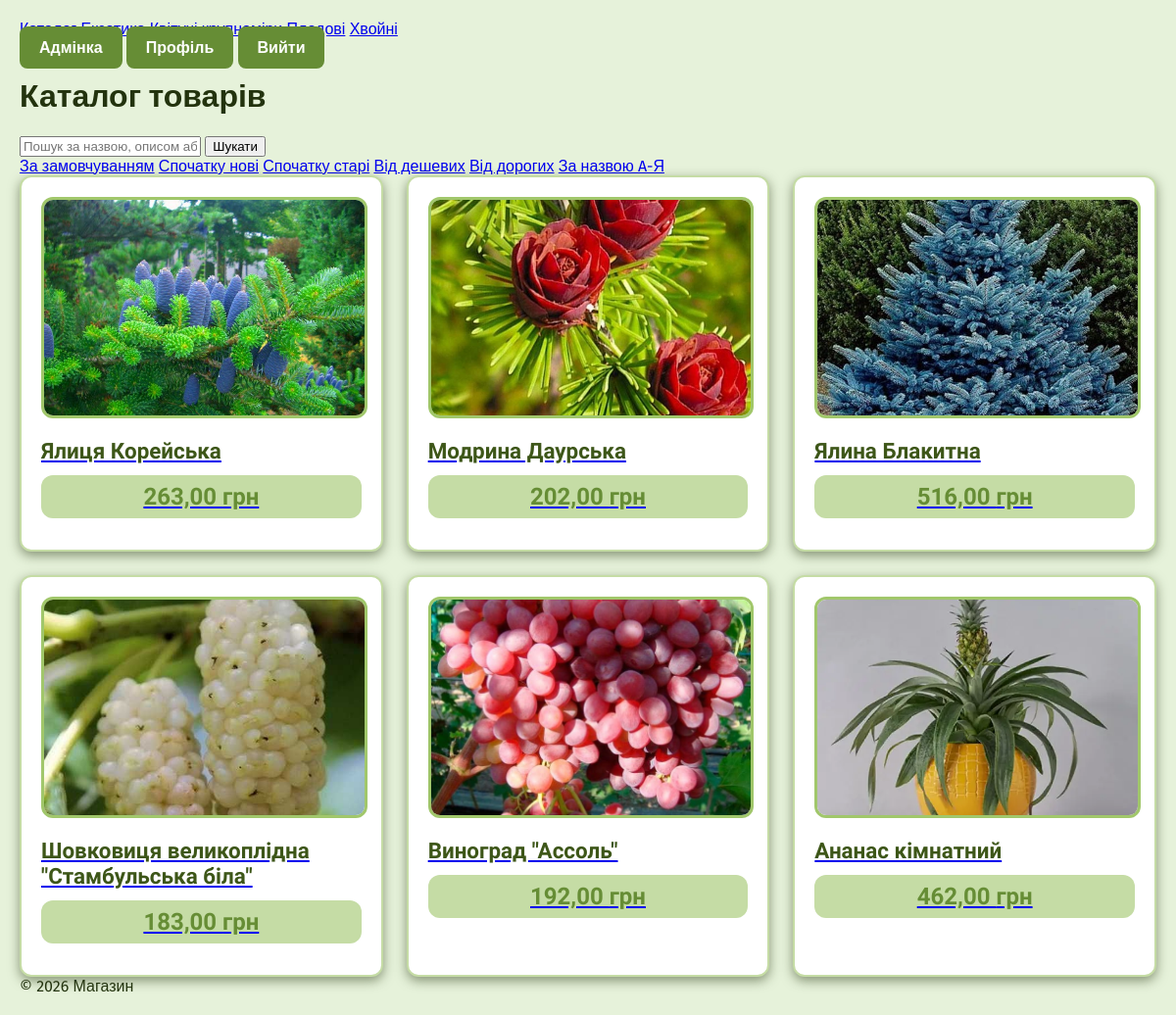
The app's page / (signed in) with its own data.
### main/models.py (models this page shows, shortened)
class Category(models.Model):
    name = models.CharField(max_length=100, db_index=True, verbose_name="Назва")
    slug = models.SlugField(max_length=100, unique=True, verbose_name="Slug")
    description = models.TextField(blank=True, verbose_name="Опис")
    image = models.ImageField(upload_to="categories/", blank=True, null=True, verbose_name="Зображення")
    is_active = models.BooleanField(default=True, verbose_name="Активна")
    class Meta:
        ordering = ['name']
        verbose_name = "Категорія"
        verbose_name_plural = "Категорії"
    def get_absolute_url(self):
        return reverse('main:product_list_by_category', kwargs={'category_slug': self.slug})

class Product(models.Model):
    category = models.ForeignKey(
        Category,
        on_delete=models.CASCADE,
        related_name='products',
        verbose_name="Категорія",
        null=True,
        blank=True
    )
    name = models.CharField(max_length=200, verbose_name="Назва")
    slug = models.SlugField(
        max_length=200,
        unique=True,
        verbose_name="Slug",
        null=True,
        blank=True
    )
    description = models.TextField(verbose_name="Опис")
    price = models.DecimalField(max_digits=10, decimal_places=2, verbose_name="Ціна")
    image = models.ImageField(upload_to="products/%Y/%m/%d", blank=True, null=True, verbose_name="Зображення")
    views = models.PositiveIntegerField(default=0, verbose_name="Перегляди")
    featured = models.BooleanField(default=False, verbose_name="Рекомендований")
    is_available = models.BooleanField(default=True, verbose_name="В наявності")
    created_at = models.DateTimeField(auto_now_add=True)
    updated_at = models.DateTimeField(auto_now=True)
    class Meta:
        ordering = ['-created_at']
        verbose_name = "Товар"
        verbose_name_plural = "Товари"
    def get_absolute_url(self):
        return reverse('main:product_detail', kwargs={'id': self.id, 'slug': self.slug})

### main/views.py (the view)
# urls.py: path('', views.product_list, name='product_list'),
def product_list(request, category_slug=None):
    category = None
    categories = Category.objects.all()
    products = Product.objects.filter(is_available=True)  # ← виправлено
    if category_slug:
        category = get_object_or_404(Category, slug=category_slug)
        products = products.filter(category=category)
    search_query = request.GET.get('q')
    if search_query:
        products = products.filter(
            Q(name__icontains=search_query) |
            Q(description__icontains=search_query) |
            Q(category__name__icontains=search_query)
        )
    current_sort = request.GET.get('sort', '-created_at')  # також виправлено на created_at, якщо у вас created_at
    valid_sorts = {
        'name': 'name',
        '-name': '-name',
        'price': 'price',
        '-price': '-price',
        'new': '-created_at',
        'old': 'created_at',
    }
    if current_sort in valid_sorts:
        products = products.order_by(valid_sorts[current_sort])
    else:
        current_sort = '-created_at'
        products = products.order_by('-created_at')
    paginator = Paginator(products, 6)
    page = request.GET.get('page')
    try:
        products_page = paginator.page(page)
    except PageNotAnInteger:
        products_page = paginator.page(1)
    except EmptyPage:
        products_page = paginator.page(paginator.num_pages)
    context = {
        'category': category,
        'categories': categories,
        'products': products_page,
        'current_sort': current_sort,
        'search_query': search_query,
    }
    return render(request, 'main/product_list.html', context)

### accounts/views.py (called while the page is built)
    def __call__(self, request):
        if request.path.startswith('/admin/'):
            if not request.user.is_authenticated or not request.user.is_staff:
                return redirect('main:product_list')
        return self.get_response(request)

### main/templates/main/product_list.html (shortened to what this page needs)
{% extends 'main/base.html' %}
{% block content %}
    <h1>
        {% if search_query %}
            Результати пошуку за "{{ search_query }}"
        {% elif category %}
            {{ category.name }}
        {% else %}
            Каталог товарів
        {% endif %}
    </h1>
    {% include 'main/search_form.html' %}
    <div class="sort-buttons">
        <a href="?{% if request.GET.q %}&q={{ request.GET.q }}{% endif %}">За замовчуванням</a>
        <a href="?sort=new{% if request.GET.q %}&q={{ request.GET.q }}{% endif %}">Спочатку нові</a>
        <a href="?sort=old{% if request.GET.q %}&q={{ request.GET.q }}{% endif %}">Спочатку старі</a>
        <a href="?sort=price{% if request.GET.q %}&q={{ request.GET.q }}{% endif %}">Від дешевих</a>
        <a href="?sort=-price{% if request.GET.q %}&q={{ request.GET.q }}{% endif %}">Від дорогих</a>
        <a href="?sort=name{% if request.GET.q %}&q={{ request.GET.q }}{% endif %}">За назвою A-Я</a>
    </div>
    <div class="products-grid">
        {% for product in products %}
            <div class="product-card">
                <a href="{{ product.get_absolute_url }}">
                    {% if product.image %}
                        <img src="{{ product.image.url }}" alt="{{ product.name }}">
                    {% endif %}
                    <h3>{{ product.name }}</h3>
                    <p class="price">{{ product.price }} грн</p>
                </a>
            </div>
        {% empty %}
            <p>Товари не знайдено.</p>
        {% endfor %}
    </div>
{% endblock %}

### main/templates/main/base.html (shortened to what this page needs)
{% load static %}
<!doctype html>
<html lang="uk">
  <head>
    <link rel="stylesheet" href="{% static 'css/style.css' %}" />
  </head>
  <body>
    <header>
      <nav>
        <a href="{% url 'main:product_list' %}">Каталог</a>
        {% for cat in categories %}
        <a href="{{ cat.get_absolute_url }}">{{ cat.name }}</a>
        {% endfor %}
      </nav>
      <div class="auth-buttons">
        {% if user.is_authenticated %}
        {% if user.is_staff %}<a class="btn btn-primary" href="{% url 'admin:index' %}">Адмінка</a>{% endif %}
        <a class="btn btn-primary" href="{% url 'accounts:profile' %}">Профіль</a>
        <a class="btn btn-primary" href="{% url 'accounts:logout' %}">Вийти</a>
        {% else %}
        <a class="btn btn-primary" href="{% url 'accounts:login' %}">Вхід</a>
        <a class="btn btn-primary" href="{% url 'accounts:register' %}">Реєстрація</a>
        {% endif %}
      </div>
    </header>
    <main>{% block content %}{% endblock %}</main>
    <footer>© 2026 Магазин</footer>
  </body>
</html>

### static/css/style.css (style rules this page uses)
:root { --color-1: #e6f2da; --color-2: #c5dca5; --color-3: #a1c76b; --color-4: #668d35; --color-5: #3d5618; --color-6: #23330e; --transparent-color-1: rgba(197, 220, 165, 0.5); --transparent-color-2: rgba(161, 199, 107, 0.5); --transparent-color-3: rgba(102, 141, 53, 0.5); --transparent-color-4: rgba(61, 86, 24, 0.5); --transparent-color-5: rgba(35, 51, 14, 0.5); --transparent-color-6: rgba(27, 39, 3, 0.5); --font-1: "Science Gothic", sans-serif; --font-2: "Fira Sans", sans-serif; }
body { font-family: var(--font-2); margin: 0; padding: 20px; background: var(--color-1); color: var(--color-6); min-height: 100vh; }
.products, .products-grid, .related-grid { display: grid; grid-template-columns: repeat(auto-fill, minmax(280px, 1fr)); gap: 24px; margin: 0 auto; max-width: 1400px; }
.product-card { background: white; border: 2px solid var(--color-2); border-radius: 12px; padding: 20px; display: flex; flex-direction: column; transition: transform 0.2s, box-shadow 0.2s; box-shadow: 0 4px 12px var(--transparent-color-5); }
.product-card img { width: 100%; height: 220px; object-fit: cover; border-radius: 12px; border: 3px solid var(--color-3); margin-bottom: 16px; }
.product-card h3 { font-family: var(--font-1); font-size: 1.4rem; margin: 0 0 8px; color: var(--color-5); }
p.price { font-family: var(--font-1); font-size: 1.5rem; font-weight: 700; color: var(--color-4); background: var(--color-2); padding: 8px 16px; border-radius: 12px; text-align: center; margin: 12px 0; }
.btn { margin-top: auto; background: var(--color-4); color: white; padding: 12px 20px; text-align: center; border: center; text-decoration: none; border-radius: 8px; font-weight: 600; transition: background 0.2s; }

### records on screen
Category: name "Хвойні"
Product: image (picture), name "Ялиця Корейська", price "263,00"
Product: image (picture), name "Модрина Даурська", price "202,00"
Product: image (picture), name "Ялина Блакитна", price "516,00"
Product: image (picture), name "Шовковиця великоплідна \"Стамбульська біла\"", price "183,00"
Product: image (picture), name "Виноград \"Ассоль\"", price "192,00"
Product: image (picture), name "Ананас кімнатний", price "462,00"
